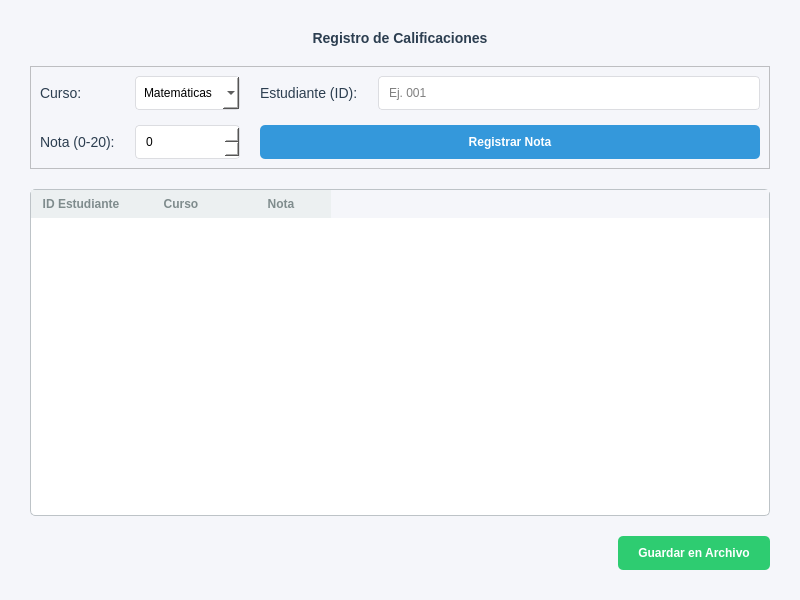
<?xml version="1.0" encoding="UTF-8"?>
<ui version="4.0">
 <class>FormNotas</class>
 <widget class="QWidget" name="FormNotas">
  <property name="geometry">
   <rect>
    <x>0</x>
    <y>0</y>
    <width>800</width>
    <height>600</height>
   </rect>
  </property>
  <property name="windowTitle">
   <string>Registro de Notas</string>
  </property>
  <property name="styleSheet">
   <string notr="true">QWidget {
    background-color: #f5f6fa;
    font-family: 'Segoe UI';
}
QLabel {
    color: #2c3e50;
    font-size: 14px;
}
QLineEdit, QComboBox, QSpinBox {
    padding: 8px;
    border: 1px solid #dcdde1;
    border-radius: 4px;
    background-color: white;
}
QPushButton {
    background-color: #3498db;
    color: white;
    padding: 10px 20px;
    border: none;
    border-radius: 5px;
    font-weight: bold;
}
QPushButton:hover {
    background-color: #2980b9;
}
QTableWidget {
    background-color: white;
    border: 1px solid #bdc3c7;
    border-radius: 5px;
    gridline-color: #ecf0f1;
}
QHeaderView::section {
    background-color: #ecf0f1;
    padding: 5px;
    border: none;
    font-weight: bold;
    color: #7f8c8d;
}</string>
  </property>
  <layout class="QVBoxLayout" name="verticalLayout">
   <property name="spacing">
    <number>20</number>
   </property>
   <property name="leftMargin">
    <number>30</number>
   </property>
   <property name="topMargin">
    <number>30</number>
   </property>
   <property name="rightMargin">
    <number>30</number>
   </property>
   <property name="bottomMargin">
    <number>30</number>
   </property>
   <item>
    <widget class="QLabel" name="labelTitle">
     <property name="font">
      <font>
       <pointsize>20</pointsize>
       <weight>75</weight>
       <bold>true</bold>
      </font>
     </property>
     <property name="text">
      <string>Registro de Calificaciones</string>
     </property>
     <property name="alignment">
      <set>Qt::AlignCenter</set>
     </property>
    </widget>
   </item>
   <item>
    <widget class="QFrame" name="frameInput">
     <property name="frameShape">
      <enum>QFrame::StyledPanel</enum>
     </property>
     <property name="frameShadow">
      <enum>QFrame::Raised</enum>
     </property>
     <layout class="QGridLayout" name="gridLayout">
      <property name="horizontalSpacing">
       <number>20</number>
      </property>
      <property name="verticalSpacing">
       <number>15</number>
      </property>
      <item row="0" column="0">
       <widget class="QLabel" name="labelCurso">
        <property name="text">
         <string>Curso:</string>
        </property>
       </widget>
      </item>
      <item row="0" column="1">
       <widget class="QComboBox" name="comboCurso">
        <item>
         <property name="text">
          <string>Matemáticas</string>
         </property>
        </item>
        <item>
         <property name="text">
          <string>Historia</string>
         </property>
        </item>
        <item>
         <property name="text">
          <string>Ciencias</string>
         </property>
        </item>
       </widget>
      </item>
      <item row="0" column="2">
       <widget class="QLabel" name="labelEstudiante">
        <property name="text">
         <string>Estudiante (ID):</string>
        </property>
       </widget>
      </item>
      <item row="0" column="3">
       <widget class="QLineEdit" name="inputEstudianteID">
        <property name="placeholderText">
         <string>Ej. 001</string>
        </property>
       </widget>
      </item>
      <item row="1" column="0">
       <widget class="QLabel" name="labelNota">
        <property name="text">
         <string>Nota (0-20):</string>
        </property>
       </widget>
      </item>
      <item row="1" column="1">
       <widget class="QSpinBox" name="spinNota">
        <property name="maximum">
         <number>20</number>
        </property>
       </widget>
      </item>
      <item row="1" column="2" colspan="2">
       <widget class="QPushButton" name="btnRegistrar">
        <property name="text">
         <string>Registrar Nota</string>
        </property>
       </widget>
      </item>
     </layout>
    </widget>
   </item>
   <item>
    <widget class="QTableWidget" name="tableNotas">
     <property name="columnCount">
      <number>3</number>
     </property>
     <column>
      <property name="text">
       <string>ID Estudiante</string>
      </property>
     </column>
     <column>
      <property name="text">
       <string>Curso</string>
      </property>
     </column>
     <column>
      <property name="text">
       <string>Nota</string>
      </property>
     </column>
    </widget>
   </item>
   <item>
    <layout class="QHBoxLayout" name="horizontalLayout">
     <item>
      <spacer name="horizontalSpacer">
       <property name="orientation">
        <enum>Qt::Horizontal</enum>
       </property>
       <property name="sizeHint" stdset="0">
        <size>
         <width>40</width>
         <height>20</height>
        </size>
       </property>
      </spacer>
     </item>
     <item>
      <widget class="QPushButton" name="btnGuardarCSV">
       <property name="styleSheet">
        <string notr="true">background-color: #2ecc71;</string>
       </property>
       <property name="text">
        <string>Guardar en Archivo</string>
       </property>
      </widget>
     </item>
    </layout>
   </item>
  </layout>
 </widget>
 <resources/>
 <connections/>
</ui>
